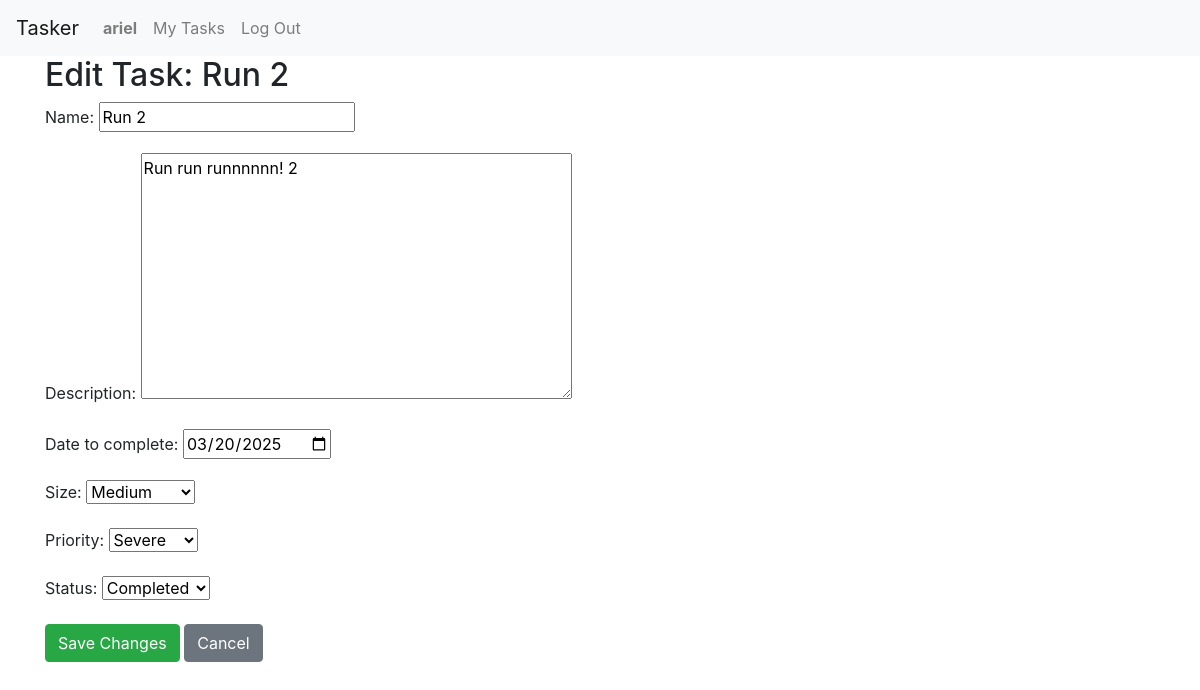
Screenshot of /tasks/edit/2/ (signed in) with the database file from the repository.
### tasker/models.py (models this page shows, shortened)
class User(AbstractUser):
    pass

class Task(models.Model):
    SIZE_CHOICES = [
        ('small', 'Small'),
        ('medium', 'Medium'),
        ('large', 'Large'),
        ('extraLarge', 'Extra Large'),
    ]
    PRIORITY_CHOICES = [
        ('light', 'Light'),
        ('medium', 'Medium'),
        ('urgent', 'Urgent'),
        ('severe', 'Severe'),
    ]
    STATUS_CHOICES = [
        ('in-analysis', 'In Analysis'),
        ('in-progress', 'In Progress'),
        ('flagged', 'Flagged'),
        ('completed', 'Completed'),
    ]
    user = models.ForeignKey(User, on_delete=models.CASCADE, related_name="tasks")
    name = models.CharField(max_length=255)
    description = models.TextField(blank=True)
    date_created = models.DateTimeField(auto_now_add=True)
    date_to_complete = models.DateField()
    size = models.CharField(max_length=10, choices=SIZE_CHOICES)
    priority = models.CharField(max_length=10, choices=PRIORITY_CHOICES)
    status = models.CharField(max_length=15, choices=STATUS_CHOICES, default='in-analysis')

### tasker/views.py (the view)
# urls.py: path("tasks/edit/<int:task_id>/", views.edit_task, name="edit_task"),
@login_required
def edit_task(request, task_id):
    task = get_object_or_404(Task, id=task_id, user=request.user)
    if request.method == "POST":
        form = TaskForm(request.POST, instance=task)
        if form.is_valid():
            form.save()
            return redirect("task_list")
    else:
        form = TaskForm(instance=task)
    return render(request, "tasker/edit_task.html", {"form": form, "task": task})

### tasker/forms.py
class TaskForm(forms.ModelForm):
    date_to_complete = forms.DateField(
        widget=forms.DateInput(attrs={'type': 'date'})
    )
    class Meta:
        model = Task
        fields = ["name", "description", "date_to_complete", "size", "priority", "status"]

### tasker/templates/tasker/edit_task.html (shortened to what this page needs)
{% extends "tasker/layout.html" %}
{% block body %}
<div class="container">
    <h2>Edit Task: {{ task.name }}</h2>
    <form method="post">
        {{ form.as_p }}
        <button type="submit" class="btn btn-success">Save Changes</button>
        <a href="{% url 'task_list' %}" class="btn btn-secondary">Cancel</a>
    </form>
</div>
{% endblock %}

### tasker/templates/tasker/layout.html (shortened to what this page needs)
{% load static %}
<!DOCTYPE html>
<html lang="en">
    <head>
        <link rel="stylesheet" href="https://stackpath.bootstrapcdn.com/bootstrap/4.4.1/css/bootstrap.min.css">
        <link href="{% static 'tasker/styles.css' %}" rel="stylesheet">
    </head>
    <body>
        <nav class="navbar navbar-expand-lg navbar-light bg-light">
            <a class="navbar-brand" href="#">Tasker</a>
            <div>
              <ul class="navbar-nav mr-auto">
                {% if user.is_authenticated %}
                    <li class="nav-item">
                        <a class="nav-link" href="#"><strong>{{ user.username }}</strong></a>
                    </li>
                    <li class="nav-item">
                        <a class="nav-link" href="{% url 'task_list' %}">My Tasks</a>
                    </li>
                    <li class="nav-item">
                        <a class="nav-link" href="{% url 'logout' %}">Log Out</a>
                    </li>
                {% endif %}
              </ul>
            </div>
          </nav>
        <div class="body">
            {% block body %}
            {% endblock %}
        </div>
    </body>
</html>

### rows the page displays
User: username "ariel"
Task: name "Run 2", description "Run run runnnnnn! 2", date_to_complete "03/20/2025", size "Medium", priority "Severe", status "Completed"
